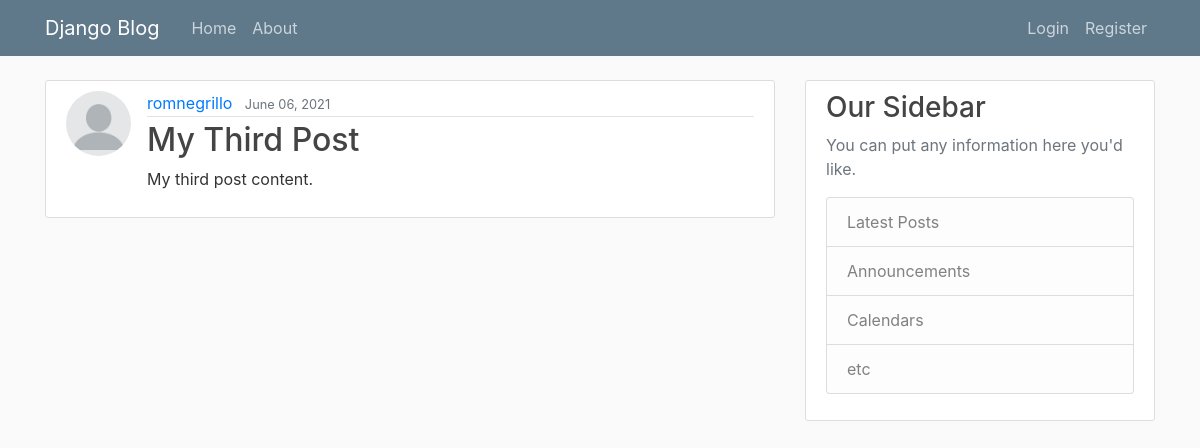
The page /post/3/ on the database as committed earlier.
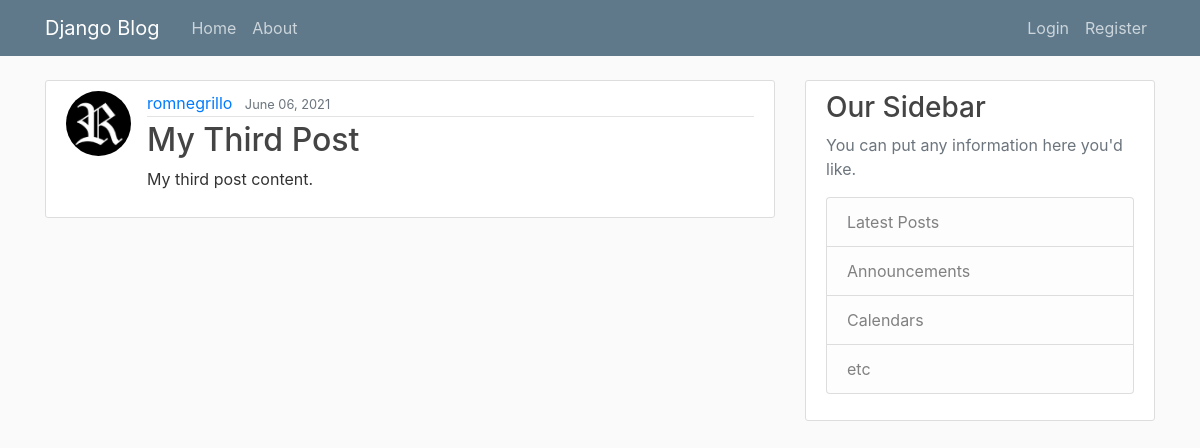
The same page on the database as committed later.
### blog/models.py (models this page shows, shortened)
class Post(models.Model):
    title = models.CharField(max_length = 100)
    content = models.TextField()
    date_posted = models.DateTimeField(default = timezone.now)
    author = models.ForeignKey(User, on_delete = models.CASCADE)

### users/models.py (models this page shows, shortened)
class Profile(models.Model):
    user = models.OneToOneField(User, on_delete = models.CASCADE)
    image = models.ImageField(default = "default.jpg", upload_to = "profile_pics")

### blog/views.py (the view)
# urls.py: path('post/<int:post_id>/', views.post, name = "blog-post"),
def post(request, post_id):
    post = Post.objects.get(pk = post_id)
    return render(request, "blog/post.html", {"post": post})

### blog/templates/blog/post.html (shortened to what this page needs)
{% extends "blog/base.html" %}
{% block content %}
  <article class="media content-section">
    <img class="rounded-circle article-img" src="{{ post.author.profile.image.url }}">
    <div class="media-body">
      <div class="article-metadata">
        <a class="mr-2" href="#">{{ post.author }}</a>
        <small class="text-muted">{{ post.date_posted|date:"F d, Y" }}</small>
      </div>
      <h2>{{ post.title }}</h2>
      <p class="article-content">{{ post.content }}</p>
    </div>
  </article>
{% endblock content %}

Rows that differ between the two databases and show on the page:
changed through a linked row, Post "My Third Post": author.profile.image: picture added in place of a placeholder
